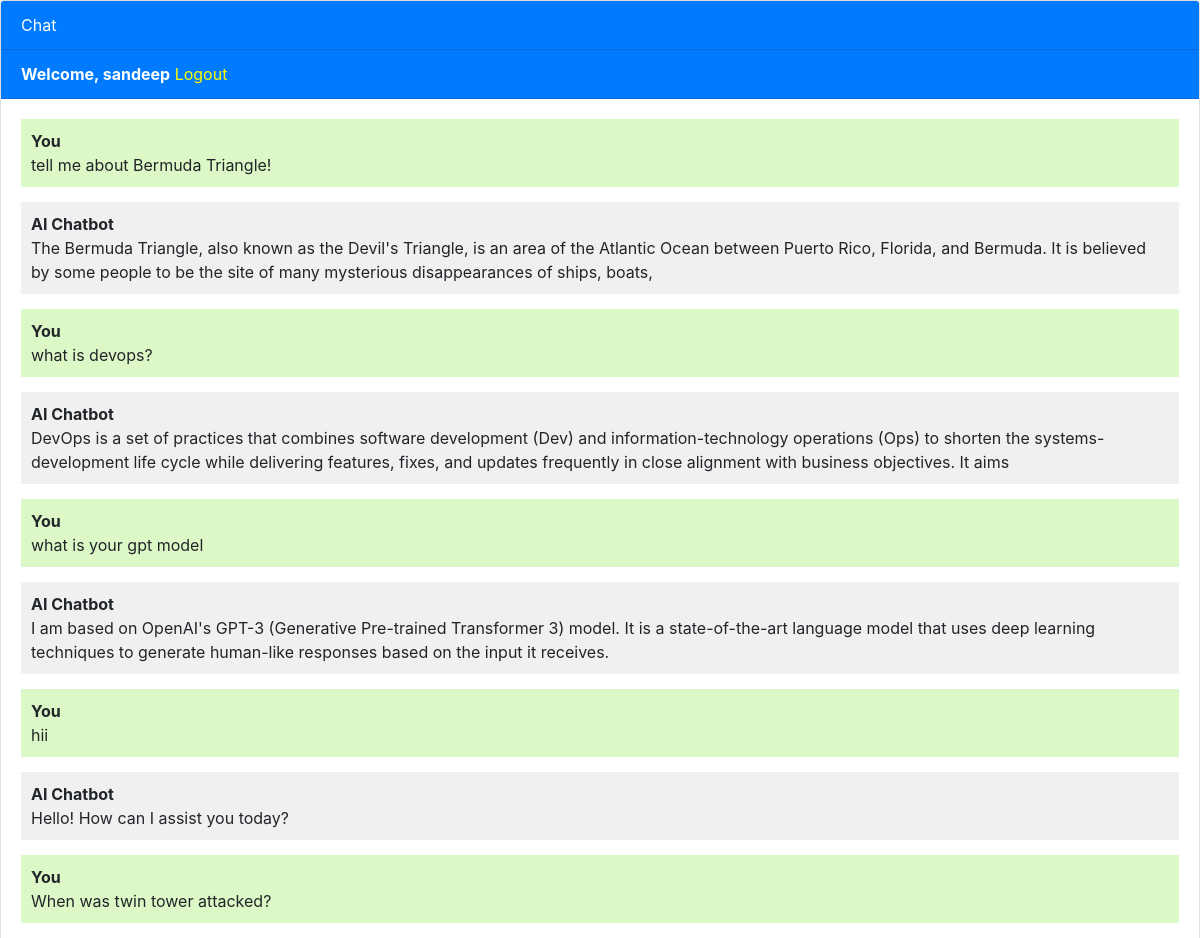
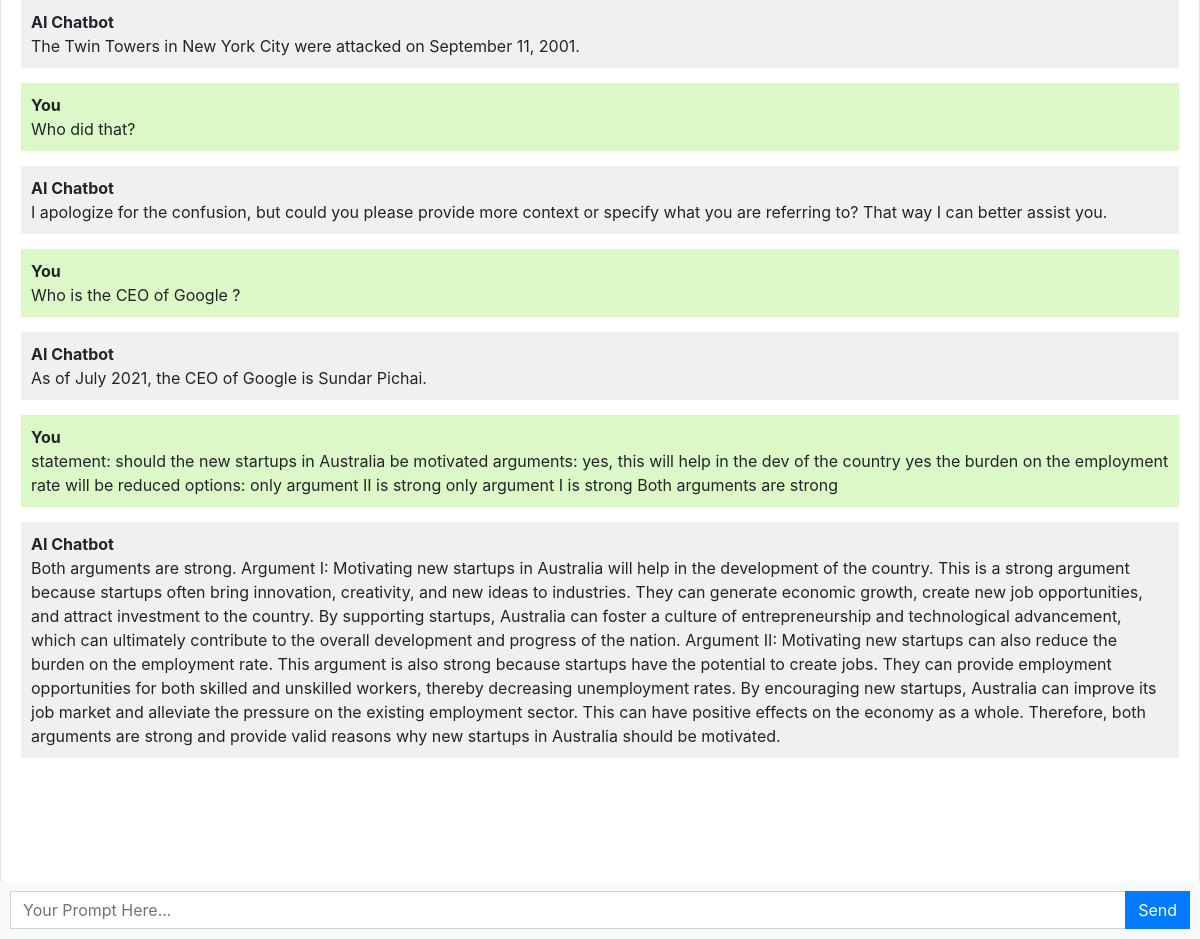
The app's page / (signed in) with its own data (2 pictures, top to bottom).
### chatbot/models.py (models this page shows, shortened)
class Chat(models.Model):
    user = models.ForeignKey(User, on_delete=models.CASCADE)
    message = models.TextField()
    response = models.TextField()
    created_at = models.DateTimeField(auto_now_add=True)

### chatbot/views.py (the view)
# urls.py: path('', views.chatbot, name = 'chatbot'),
@login_required
def chatbot(request):
    chats = Chat.objects.filter(user=request.user)
    if request.method == 'POST':
        message = request.POST.get('message')
        reponse = ask_openai(message)
        chat = Chat(user=request.user, message=message, response=reponse, created_at=timezone.now())
        chat.save()
        return JsonResponse({'message':message, 'response':reponse})
    return render(request, 'chatbot.html', {'chats': chats})

### templates/chatbot.html (shortened to what this page needs)
{% extends 'base.html' %}
{% block content %}
<div class="chat-container" >
  <div class="card flex-grow-1">
    <div class="card-header bg-primary text-white">Chat</div>
    {% if user.is_authenticated %}
    <div class="card-header bg-primary text-white"><b>Welcome, {{user.username}}</b>   <a style="color: yellow;" href="logout">Logout</a></div>
    {% else %}
    <div class="card-header bg-primary text-white"><a style="color: yellow" href="login">Login</a>   <a style="color: yellow;" href="register">Register</a></div>
    {% endif %}
    <div class="card-body messages-box">
      <ul class="list-unstyled messages-list">
        {% for chat in chats %}
          {% if chat.user == request.user %}
            <li class="message sent">
          <div class="message-text">
            <div class="message-sender">
              <b>You</b>
            </div>
            <div class="message-content">
              {{chat.message}}
            </div>
          </div>
        </li>
        <li class="message received">
          <div class="message-text">
            <div class="message-sender">
              <b>AI Chatbot</b>
            </div>
            <div class="message-content">
              {{chat.response}}
            </div>
          </div>
        </li>
          {% endif %}
        {% endfor %}
      </ul>
    </div>
    <br><br>
    <br><br>
    <br><br>
  </div>
  <form class="message-form">
    <div class="input-group">
      <input type="text" class="form-control message-input" placeholder="Your Prompt Here...">
      <div class="input-group-append">
        <button type="submit" class="btn btn-primary btn-send">Send</button>
      </div>
    </div>
  </form>
</div>
{% endblock %}

### templates/chatbot.html (style rules this page uses)
body, html { height: 100%; }
.messages-box { flex: 1; overflow-y: auto; }
.messages-list { padding-left: 0; }
.message { margin-bottom: 15px; list-style: none; }
.message-text { padding: 10px; border-radius: 5px; }
.sent { background-color: #dcf8c6; align-self: flex-end; }
.received { background-color: #f1f0f0; align-self: flex-start; }
.message-form { display: flex; position: fixed; bottom: 0; left: 0; right: 0; padding: 10px; background-color: #f8f9fa; }
.message-input { flex: 1; border-radius: 0; border-right: none; }
.btn-send { border-radius: 0; }
.chat-container { height: 100%; display: flex; flex-direction: column; }

### records on screen
Chat: message "tell me about Bermuda Triangle!", response "The Bermuda Triangle, also known as the Devil's Triangle, is an area of the Atlantic Ocean between Puerto Rico, Florida, and Bermuda. It is believed by some people to be the site of many mysterious disappearances of ships, boats,"
Chat: message "what is devops?", response "DevOps is a set of practices that combines software development (Dev) and information-technology operations (Ops) to shorten the systems-development life cycle while delivering features, fixes, and updates frequently in close alignment with business objectives. It aims"
Chat: message "what is your gpt model", response "I am based on OpenAI's GPT-3 (Generative Pre-trained Transformer 3) model. It is a state-of-the-art language model that uses deep learning techniques to generate human-like responses based on the input it receives."
Chat: message "hii", response "Hello! How can I assist you today?"
Chat: message "When was twin tower attacked?", response "The Twin Towers in New York City were attacked on September 11, 2001."
Chat: message "Who did that?", response "I apologize for the confusion, but could you please provide more context or specify what you are referring to? That way I can better assist you."
Chat: message "Who is the CEO of Google ?", response "As of July 2021, the CEO of Google is Sundar Pichai."
Chat: message "statement: should the new startups in Australia be motivated arguments: yes, this will help in the dev of the country yes the burden on the employment rate will be reduced options: only argument II is strong only argument I is strong Both arguments are strong", response "Both arguments are strong. Argument I: Motivating new startups in Australia will help in the development of the country. This is a strong argument because startups often bring innovation, creativity, and new ideas to industries. They can generate economic growth, create new job opportunities, and attract investment to the country. By supporting startups, Australia can foster a culture of entrepreneurship and technological advancement, which can ultimately contribute to the overall development and progress of the nation. Argument II: Motivating new startups can also reduce the burden on the employment rate. This argument is also strong because startups have the potential to create jobs. They…"

### other values on screen
{{ user.username }} "sandeep"
